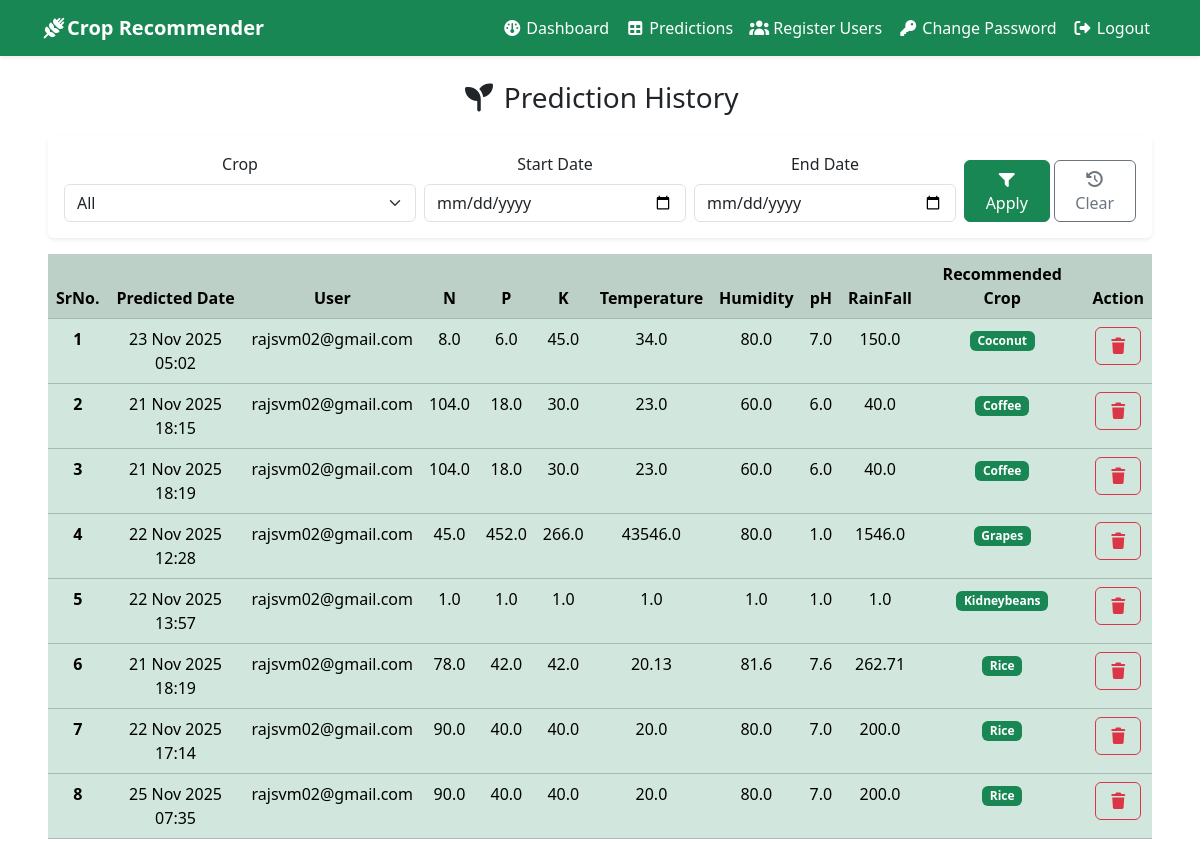
Screenshot of /admin_pred_list/ (signed in) with the database file from the repository.
### recommender/models.py (models this page shows, shortened)
class Prediction(models.Model):
    user = models.ForeignKey(User,on_delete=models.CASCADE,related_name='predictions')
    N = models.FloatField()
    P = models.FloatField()
    K = models.FloatField()
    temperature = models.FloatField()
    humidity = models.FloatField()
    ph = models.FloatField()
    rainfall = models.FloatField()
    predicted_label = models.CharField(max_length=100)
    created_at = models.DateTimeField(auto_now_add = True)
    class Meta:
        ordering = ['-created_at']

### recommender/views.py (the view)
# urls.py: path('admin_pred_list/',AdminUserPrediction, name="admin_pred_list"),
@user_passes_test(is_staff,login_url="admin_login")
def AdminUserPrediction(request):
    qs = Prediction.objects.order_by('predicted_label').select_related('user')
    crop = request.GET.get('crop')
    start_date = request.GET.get('start')
    end_date = request.GET.get('end')
    if crop:
        qs = qs.filter(predicted_label__iexact=crop)
    s_date = parse_date(start_date) if start_date else None
    e_date = parse_date(end_date) if end_date else None
    if s_date:
        qs = qs.filter(create_at__date__gte = s_date)
    if e_date:
        qs =qs.filter(create_at__date__lte = e_date)
    crops = (Prediction.objects.order_by('predicted_label').values_list('predicted_label',flat=True).distinct())
    context = {
        "qs" : qs,
        "crops" :crops,
        "current_crop" : crop,
        "start" : start_date,
        "end" : end_date
    }
    return render(request,"user_predictions.html",context)

### recommender/views.py (called while the page is built)
def is_staff(user):
    return user.is_authenticated and user.is_staff

### recommender/templates/user_predictions.html (shortened to what this page needs)
{% extends 'base.html' %}
{% block content %}
<div class="text-center mx-4 ">
    <h3 class="mb-3"> <i class="fa-solid mb-2 mt-1 fa-seedling"></i> Prediction History</h3>
    <form method="get" class="card card-body shadow-sm border-0 mb-3">
        <div class="row g-2">
            <div class="col-md-4">
                <label class="form-label">Crop</label>
                <select name="crop" class="form-select">
                    <option value="">All</option>
                </select>
            </div>
            <div class="col-md-3">
                <label class="form-label">Start Date</label>
                <input type="date" name="start" value="" class="form-control">
            </div>
            <div class="col-md-3">
                <label class="form-label">End Date</label>
                <input type="date" name="end" value="" class="form-control">
            </div>
            <div class="col-md-2 d-flex align-items-end gap-1">
               <button class="btn btn-success w-80" type="submit">
                <i class="fa-solid fa-filter"></i> Apply
               </button>
               <button type="reset" class="btn btn-outline-secondary w-80"><i class="fa-solid fa-clock-rotate-left"></i> Clear</a>
            </div>
        </div>
    </form>
    <div class="table-responsive">
        <table class="table table-success  table-hover">
            <thead>
                <tr class="table-active">
                    <th scope="col">SrNo.</th>
                    <th scope="col">Predicted Date</th>
                    <th scope="col">User</th>
                    <th scope="col">N</th>
                    <th scope="col">P</th>
                    <th scope="col">K</th>
                    <th scope="col">Temperature</th>
                    <th scope="col">Humidity</th>
                    <th scope="col">pH</th>
                    <th scope="col">RainFall</th>
                    <th scope="col">Recommended Crop</th>
                    <th scope="col">Action</th>
                </tr>
            </thead>
            <tbody>
                {% for p in qs %}
                <tr>
                    <th>{{forloop.counter}}</th>
                    <td>{{p.created_at|date:"d M Y H:i"}}</td>
                    <td>{{p.user.username}}</td>
                    <td>{{p.N}}</td>
                    <td>{{p.P}}</td>
                    <td>{{p.K}}</td>
                    <td>{{p.temperature}}</td>
                    <td>{{p.humidity}}</td>
                    <td>{{p.ph}}</td>
                    <td>{{p.rainfall}}</td>
                    <td><span class="badge bg-success">{{p.predicted_label|title}}</span></td>
                    <td><a href="{% url 'admin_delete_pred' p.id %}" class="btn btn-outline-danger"
                            onclick="return confirm('Delete this entry? This cannot be undone')"><i
                                class="fa-solid fa-trash"></i></a>
                    </td>
                </tr>
                {% endfor %}
            </tbody>
        </table>
    </div>
</div>
{% endblock %}

### rows the page displays
Prediction: created_at "23 Nov 2025 05:02", user.username "rajsvm02@gmail.com", N "8.0", P "6.0", K "45.0", temperature "34.0", humidity "80.0", ph "7.0", rainfall "150.0", predicted_label "Coconut"
Prediction: created_at "21 Nov 2025 18:15", user.username "rajsvm02@gmail.com", N "104.0", P "18.0", K "30.0", temperature "23.0", humidity "60.0", ph "6.0", rainfall "40.0", predicted_label "Coffee"
Prediction: created_at "21 Nov 2025 18:19", user.username "rajsvm02@gmail.com", N "104.0", P "18.0", K "30.0", temperature "23.0", humidity "60.0", ph "6.0", rainfall "40.0", predicted_label "Coffee"
Prediction: created_at "22 Nov 2025 12:28", user.username "rajsvm02@gmail.com", N "45.0", P "452.0", K "266.0", temperature "43546.0", humidity "80.0", ph "1.0", rainfall "1546.0", predicted_label "Grapes"
Prediction: created_at "22 Nov 2025 13:57", user.username "rajsvm02@gmail.com", N "1.0", P "1.0", K "1.0", temperature "1.0", humidity "1.0", ph "1.0", rainfall "1.0", predicted_label "Kidneybeans"
Prediction: created_at "21 Nov 2025 18:19", user.username "rajsvm02@gmail.com", N "78.0", P "42.0", K "42.0", temperature "20.13", humidity "81.6", ph "7.6", rainfall "262.71", predicted_label "Rice"
Prediction: created_at "22 Nov 2025 17:14", user.username "rajsvm02@gmail.com", N "90.0", P "40.0", K "40.0", temperature "20.0", humidity "80.0", ph "7.0", rainfall "200.0", predicted_label "Rice"
Prediction: created_at "25 Nov 2025 07:35", user.username "rajsvm02@gmail.com", N "90.0", P "40.0", K "40.0", temperature "20.0", humidity "80.0", ph "7.0", rainfall "200.0", predicted_label "Rice"
